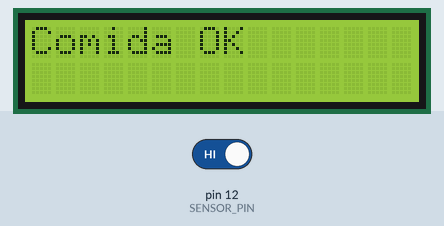
Bench run of a sketch on a simulated Arduino Uno, built with avr-gcc and run on an emulated ATmega328P. Shown: 16×2 character LCD. The test bench sets the inputs (shaded band); at power-on: pin 12 (SENSOR_PIN) HIGH.

Above: at 1.2 s.
1.3 s: pin 12 (SENSOR_PIN) driven LOW
At 2.2 s:
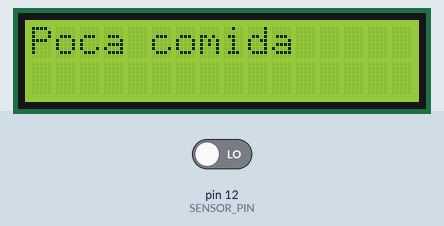
3.1 s: pin 12 (SENSOR_PIN) driven HIGH
At 3.7 s:
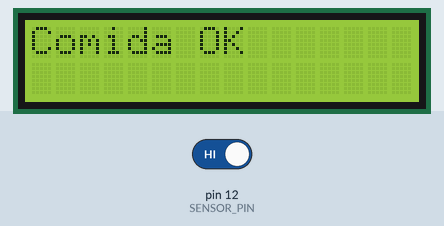
Timing chart, 0 to 6.1 s (numbered marks = the images above; inputs shaded):
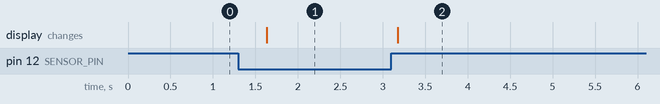

Measured:
- after the input at 1.3 s, the display: changes after 0.33 s (image 1)
- after the input at 3.1 s, the display: changes after 0.07 s (image 2)

The sketch:

diodos.ino
```cpp
  #include <Wire.h>
  #include <LiquidCrystal_I2C.h>

  LiquidCrystal_I2C lcd(0x27, 16, 2);

  const int SENSOR_PIN = 12;

  void setup() {
    pinMode(SENSOR_PIN, INPUT_PULLUP); // Activar pull-up interna
    lcd.init();
    lcd.backlight();
    lcd.clear();
    lcd.print("Esperando...");
  }

  void loop() {
    int estadoSensor = digitalRead(SENSOR_PIN);

    lcd.setCursor(0, 0);
    if (estadoSensor == LOW) { // LOW = activado porque pull-up invierte la lógica
      lcd.print("Poca comida   ");
    } else {
      lcd.print("Comida OK     ");
    }

    delay(500);
  }
```
